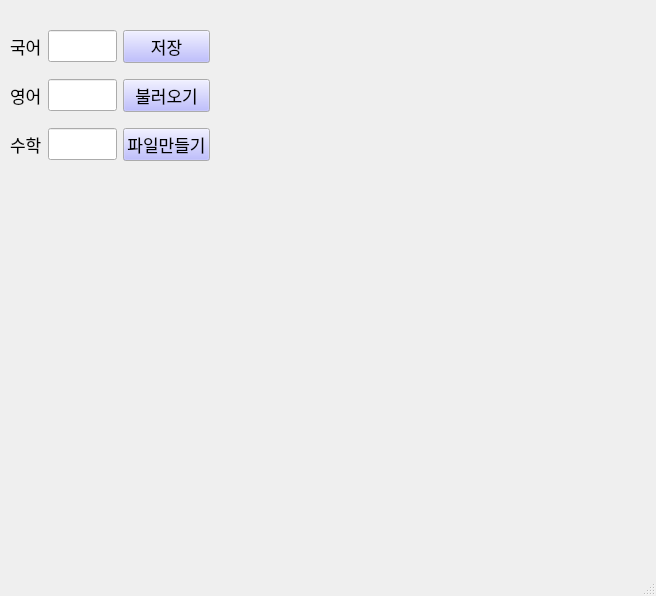
<?xml version="1.0" encoding="UTF-8"?>
<ui version="4.0">
 <class>MainWindow</class>
 <widget class="QMainWindow" name="MainWindow">
  <property name="geometry">
   <rect>
    <x>0</x>
    <y>0</y>
    <width>656</width>
    <height>596</height>
   </rect>
  </property>
  <property name="palette">
   <palette>
    <active>
     <colorrole role="Button">
      <brush brushstyle="SolidPattern">
       <color alpha="255">
        <red>170</red>
        <green>170</green>
        <blue>255</blue>
       </color>
      </brush>
     </colorrole>
    </active>
    <inactive>
     <colorrole role="Button">
      <brush brushstyle="SolidPattern">
       <color alpha="255">
        <red>170</red>
        <green>170</green>
        <blue>255</blue>
       </color>
      </brush>
     </colorrole>
    </inactive>
    <disabled>
     <colorrole role="Button">
      <brush brushstyle="SolidPattern">
       <color alpha="255">
        <red>170</red>
        <green>170</green>
        <blue>255</blue>
       </color>
      </brush>
     </colorrole>
    </disabled>
   </palette>
  </property>
  <property name="windowTitle">
   <string>MainWindow</string>
  </property>
  <widget class="QWidget" name="centralwidget">
   <widget class="QWidget" name="gridLayoutWidget">
    <property name="geometry">
     <rect>
      <x>10</x>
      <y>20</y>
      <width>200</width>
      <height>151</height>
     </rect>
    </property>
    <property name="font">
     <font>
      <family>휴먼엑스포</family>
      <pointsize>13</pointsize>
     </font>
    </property>
    <layout class="QGridLayout" name="gridLayout">
     <item row="2" column="1">
      <widget class="QLineEdit" name="koredit">
       <property name="font">
        <font>
         <family>휴먼엑스포</family>
         <pointsize>13</pointsize>
        </font>
       </property>
      </widget>
     </item>
     <item row="4" column="1">
      <widget class="QLineEdit" name="engedit">
       <property name="font">
        <font>
         <family>휴먼엑스포</family>
         <pointsize>13</pointsize>
        </font>
       </property>
      </widget>
     </item>
     <item row="5" column="1">
      <widget class="QLineEdit" name="mathedit">
       <property name="font">
        <font>
         <family>휴먼엑스포</family>
         <pointsize>13</pointsize>
        </font>
       </property>
      </widget>
     </item>
     <item row="4" column="0">
      <widget class="QLabel" name="label">
       <property name="font">
        <font>
         <family>휴먼엑스포</family>
         <pointsize>13</pointsize>
        </font>
       </property>
       <property name="text">
        <string>영어</string>
       </property>
      </widget>
     </item>
     <item row="5" column="0">
      <widget class="QLabel" name="label_3">
       <property name="font">
        <font>
         <family>휴먼엑스포</family>
         <pointsize>13</pointsize>
        </font>
       </property>
       <property name="text">
        <string>수학</string>
       </property>
      </widget>
     </item>
     <item row="2" column="0">
      <widget class="QLabel" name="label_2">
       <property name="font">
        <font>
         <family>휴먼엑스포</family>
         <pointsize>13</pointsize>
        </font>
       </property>
       <property name="text">
        <string>국어</string>
       </property>
      </widget>
     </item>
     <item row="2" column="2">
      <widget class="QPushButton" name="savebtn">
       <property name="font">
        <font>
         <family>휴먼엑스포</family>
         <pointsize>13</pointsize>
        </font>
       </property>
       <property name="text">
        <string>저장</string>
       </property>
      </widget>
     </item>
     <item row="4" column="2">
      <widget class="QPushButton" name="loadbtn">
       <property name="font">
        <font>
         <family>휴먼엑스포</family>
         <pointsize>13</pointsize>
        </font>
       </property>
       <property name="text">
        <string>불러오기</string>
       </property>
      </widget>
     </item>
     <item row="5" column="2">
      <widget class="QPushButton" name="createbtn">
       <property name="font">
        <font>
         <family>휴먼엑스포</family>
         <pointsize>13</pointsize>
        </font>
       </property>
       <property name="text">
        <string>파일만들기</string>
       </property>
      </widget>
     </item>
    </layout>
   </widget>
  </widget>
  <widget class="QMenuBar" name="menubar">
   <property name="geometry">
    <rect>
     <x>0</x>
     <y>0</y>
     <width>656</width>
     <height>21</height>
    </rect>
   </property>
  </widget>
  <widget class="QStatusBar" name="statusbar"/>
 </widget>
 <resources/>
 <connections/>
</ui>
